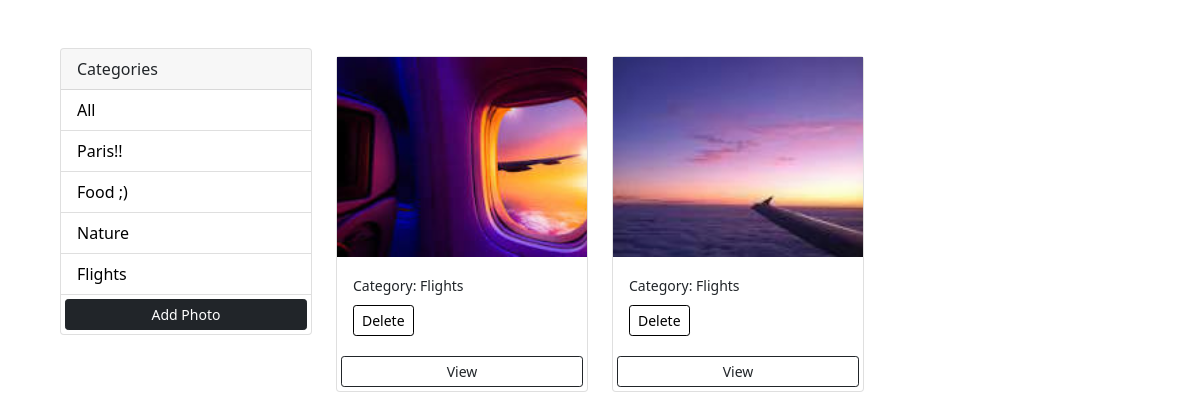
Page /?category=Flights on the committed database.
### photos/models.py (models this page shows, shortened)
class Category(models.Model):
    name = models.CharField(max_length=100, null=False, blank=False)

class Photo(models.Model):
    category = models.ForeignKey(Category, on_delete=models.SET_NULL, null=True, blank=True)
    image = models.ImageField(null=False, blank=False)
    description = models.TextField()

### photos/views.py (the view)
# urls.py: path('', views.gallery, name='gallery'),
def gallery(request):
    category = request.GET.get('category')
    if category == None:
        photos = Photo.objects.all()
    else:
        photos = Photo.objects.filter(category__name=category)
    categories = Category.objects.all()
    context = {'categories': categories, 'photos': photos}
    return render(request, 'photos/gallery.html', context)

### photos/templates/photos/gallery.html (shortened to what this page needs)
<!DOCTYPE html>
<html lang="en">
<head>
    <link href="https://cdn.jsdelivr.net/npm/bootstrap@5.0.0-beta1/dist/css/bootstrap.min.css" rel="stylesheet"
>
</head>
<body class="m-5">
    <div class="container">
        <div class="row">
            <div class="col-md-3">
                <div class="card">
                    <div class="card-header">
                        Categories
                    </div>
                    <ul class="list-group list-group-flush">
                        <li class="list-group-item">
                            <a href="{% url 'gallery' %}">All</a>
                        </li>
                        {% for category in categories %}
                        <li class=" list-group-item">
                            <a href="{% url 'gallery' %}?category={{category.name}}">
                                {{category.name}}
                            </a>
                        </li>
                        {% endfor %}
                        <a href="{% url 'add' %}" class="btn btn-dark btn-block btn-sm m-1">Add Photo</a>
                    </ul>
                </div>
            </div>
            <div class="col-md-9">
                <div class="row">
                    {% for photo in photos %}
                    <div class="col-md-4">
                        <div class="card my-2">
                            <img class="image-thumbnail" src="{{photo.image.url}}" alt="Photo">
                            <div class="card-body">
                                <small>Category: {{photo.category.name}}</small>
                                <form action="{% url 'delete_photo' photo.id %}" method="POST">
                                    <button type="submit" class="btn btn-outline-danger btn-sm mt-2 custom-delete-button"  >Delete</button>
                                </form>
                            </div>
                            <a href="{% url 'photo' photo.id %}" class="btn btn-outline-dark btn-sm m-1">View</a>
                        </div>
                    </div>
                    {% empty %}
                    <h3>No photos...</h3>
                    {% endfor %}
                </div>
            </div>
        </div>
    </div>
</body>
</html>

### photos/templates/photos/gallery.html (style rules this page uses)
.image-thumbnail { height: 200px; object-fit: cover; }
.list-group-item a { text-decoration: none; color: black; }
.custom-delete-button { background-color: transparent; color: black; border: 1px solid black; transition: background-color 0.3s, color 0.3s; }

### rows in the picture
Category: name "Paris!!"
Category: name "Food ;)"
Category: name "Nature"
Category: name "Flights"
Photo: image (picture), category.name "Flights"
Photo: image (picture), category.name "Flights"
